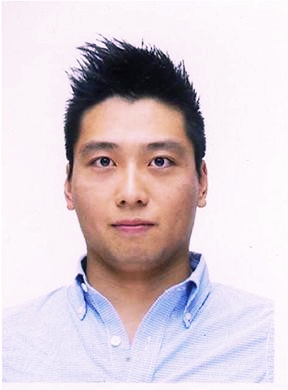
#> input picture jetson tx2/sender/saved/hello_world.png, 288 x 390 px, found by its file name; its folder holds only this picture in this run
$ python image_transfer.py   (Python 2 division)
#> lines starting #> are read from the running program, lines starting #| are printed output that depends on the picture
from os import listdir
from os.path import isfile, join
import base64
import time
import urllib2
import json
import os
from PIL import Image
import threading
import random

path = '../darknet_old/saved'
url = 'http://app-balancer-2089768567.us-west-2.elb.amazonaws.com/app-1/customer/processData'

def execute():
	#threading.Timer(5.0, execute).start()
	listOfFiles = [f for f in listdir(path) if isfile(join(path, f))]
	for file in listOfFiles:
	   path_file = path+'/'+file
	   im = Image.open(path_file)
#> im is the input picture: PIL image 288x390 RGBA; mean R, G, B, A 216.5, 203.4, 210.1, 255
	   width, height = im.size
#> width = 288; height = 390
	   # print width, height
	   # im.show()
	   # cropping_90_size = ( width * .1, height * .1,  width - width * .1, height - height * .1)
	   cropping_no_top_size = ( 0, height * .2,  width, height)
#> cropping_no_top_size = (0, 78, 288, 390)
	   cropping_size = cropping_no_top_size
#> cropping_size = (0, 78, 288, 390)
	   # cropping_size = cropping_90_size
	   # print cropping_size
	   cropped_im = im.crop(cropping_size)
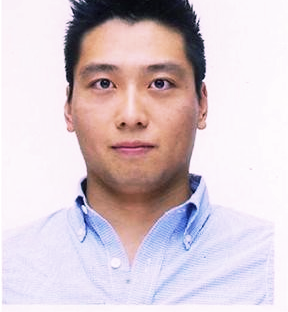
#> cropped_im: PIL image 288x312 RGBA; mean R, G, B, A 214.9, 200, 206.6, 255
	   # cropped_im.show()
	   cropped_im.save(path_file)
	   with open(path_file, "rb") as image_file:
	       encoded_string = base64.b64encode(image_file.read())
	       ts = int(time.time())
	       payload = {}
	       payload['id'] = ts
	       payload['image'] = encoded_string
	       payload['gender'] = 'male'
	       payload['quantity'] = 20
#> (the run stopped early here; a loop or call above may not have finished)
